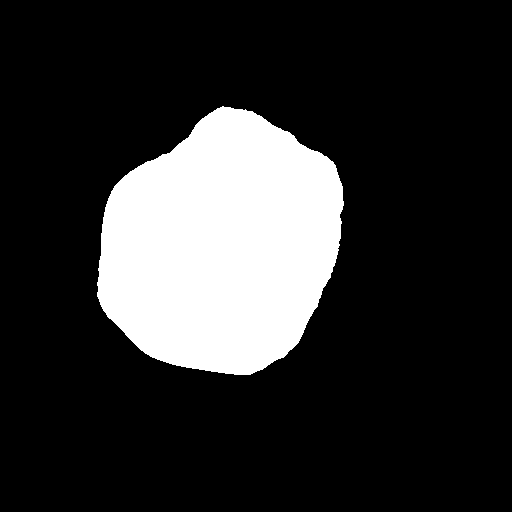
#> input picture dataset_dicom/label/ACel/009.png, 512 x 512 px, found by its file name
$ jupyter execute --allow-errors MorphologyLayer.ipynb
#> lines starting #> are read from the running program, lines starting #| are printed output that depends on the picture; after the words box and inside, x2 and y2 are one past the last pixel; in counts of white or black regions, pixels touching at a corner belong together
### helpers.py
import os
import matplotlib.pyplot as plt
import numpy as np

def listdir(path):
  """ List files but remove hidden files from list """
  return [item for item in os.listdir(path) if item[0] != '.']

def mkdir(path):
  if not os.path.exists(path):
    os.makedirs(path)

# [20 lines left out: function show_images_row, not called in this run]

### notebooks/MorphologyLayer.ipynb
[cell 1]
import sys
sys.path.append('..')

import os
import numpy as np
import helpers as h
import cv2 as cv
from matplotlib import pyplot as plt
import random as rng

[cell 2]
input_img = cv.imread('../data/label_help/ACel/009.png')
#> input_img is the input picture: shape (512, 512, 3); 18.8% white; 1 white region, box (x1, y1, x2, y2) and area: (97, 106, 344, 375) 49346
label_img = cv.imread('../dataset_pericardium_manual/label/ACel/009.png')

[cell 3]
# Find centroid of image

def centroid(img):
    M = cv.moments(img[:,:,1])
#> M = moments, m00 12583230, centre m10/m00, m01/m00 = (221.1, 245.1)
    cX = int(M["m10"] / M["m00"])
#> cX = 221
    cY = int(M["m01"] / M["m00"])
#> cY = 245
    return (cX, cY)

img = label_img.copy()
cv.circle(img, centroid(img), 5, (255, 0, 0), -1)
#> img: shape (512, 512, 3); 0.03% of pixels changed, all inside (x1, y1, x2, y2) = (216, 240, 227, 251)

plt.imshow(img)

[cell 4]
def to_polar(input_img, label_img):
    input_img = input_img.astype(np.float32)
    value = np.sqrt(((input_img.shape[0]/2.0)**2.0)+((input_img.shape[1]/2.0)**2.0))
#> value = 362
    polar_image = cv.linearPolar(input_img, centroid(label_img), value, cv.WARP_FILL_OUTLIERS)
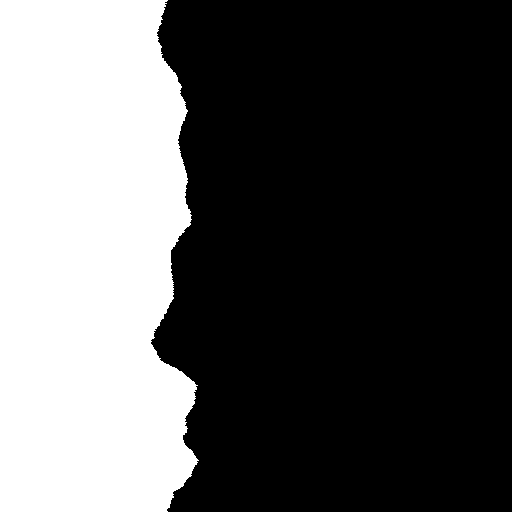
#> polar_image: shape (512, 512, 3) float32; 34.6% white; 1 white region, box (x1, y1, x2, y2) and area: (0, 0, 199, 512) 90819
    polar_image = polar_image.astype(np.uint8)
    polar_image = cv.rotate(polar_image, cv.ROTATE_90_COUNTERCLOCKWISE)
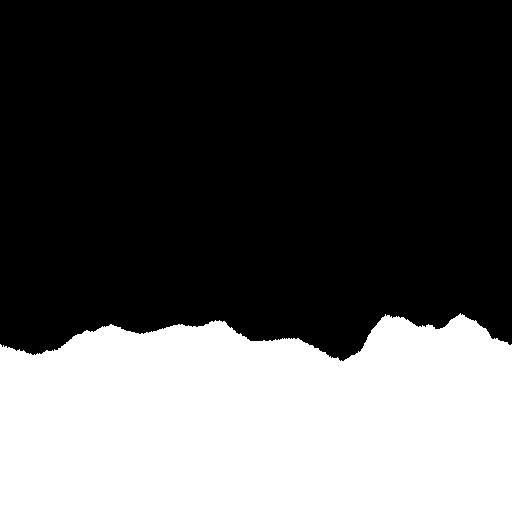
#> polar_image: shape (512, 512, 3); 34.6% white; 1 white region, box (x1, y1, x2, y2) and area: (0, 313, 512, 512) 90819
    return polar_image

plt.imshow(cv.cvtColor(to_polar(input_img, label_img), cv.COLOR_BGR2RGB))

[cell 5]
all_images = h.listdir('../data/label_help/ACel/')
all_labels = h.listdir('../dataset_pericardium_manual/label/ACel/')

images = []

for file_name in all_labels:
    input_img = cv.imread('../data/label_help/ACel/' + file_name)
    label_img = cv.imread('../dataset_pericardium_manual/label/ACel/' + file_name)
    # skip empty labels
    if label_img.sum() < 0.1:
        continue
    images.append(to_polar(label_img, label_img))

print(len(images))
#| 1

[cell 6]
fig = plt.figure(figsize=(16, 16))
columns = 6
rows = 6
for i in range(1, columns*rows +1):
    if i >= len(images):
        break
    img = images[i]
    ax = fig.add_subplot(rows, columns, i)
    plt.imshow(img)
plt.show()

[cell 7]
ORIGINAL_DATASET = '../dataset_pericardium_manual/'
POLAR_DATASET = '../dataset_pericardium_manual_polar/'

#> (the rest of this cell did not finish here and is left out)

patients.sort()
for patient in patients:
    h.mkdir(POLAR_DATASET + 'input/' + patient)
    h.mkdir(POLAR_DATASET + 'label/' + patient)

    patient_inputs = h.listdir(ORIGINAL_DATASET + 'input/' + patient)
    patient_inputs.sort()
    patient_labels = h.listdir(ORIGINAL_DATASET + 'input/' + patient)
    patient_labels.sort()

    for file_name in patient_labels:
        input_img = cv.imread(ORIGINAL_DATASET + 'input/' + patient + '/' + file_name)
        label_img = cv.imread(ORIGINAL_DATASET + 'label/' + patient + '/' + file_name)

        if label_img.sum() < 0.1:
            input_polar = input_img
            label_polar = label_img
        else:
            input_polar = to_polar(input_img, label_img)
            label_polar = to_polar(label_img, label_img)

        cv.imwrite(POLAR_DATASET + 'input/' + patient + '/' + file_name, input_polar)
        cv.imwrite(POLAR_DATASET + 'label/' + patient + '/' + file_name, label_polar)

[cell 8]
ORIGINAL_DATASET = '../dataset_dicom/'
POLAR_DATASET = '../dataset_dicom_polar/'

#> (the rest of this cell did not finish here and is left out)
